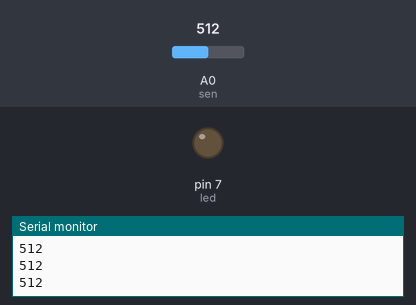
A sketch run on a simulated Arduino Uno, built with avr-gcc and run on an emulated ATmega328P. On the bench: output pins drawn as LEDs (lit = HIGH), the last lines printed to the serial monitor. The inputs (shaded band) are chosen by the test bench; at power-on: A0 (sen) = 512.

Above: at 1.2 s.
1.3 s: A0 (sen) set to 12
2.8 s: A0 (sen) set to 9
At 3.6 s:
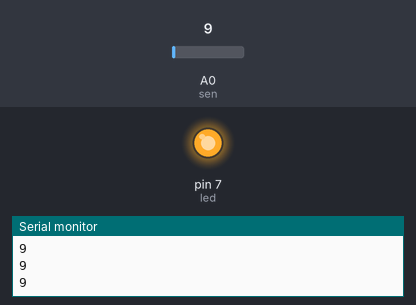
4.3 s: A0 (sen) set to 122
At 5.2 s:
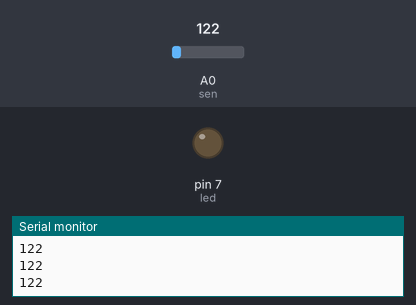
5.8 s: A0 (sen) set to 0
At 6.9 s:
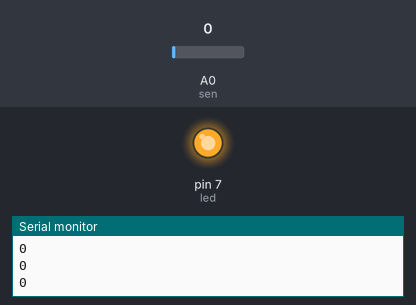
Timing chart, 0 to 8.3 s (numbered marks = the images above; inputs shaded):
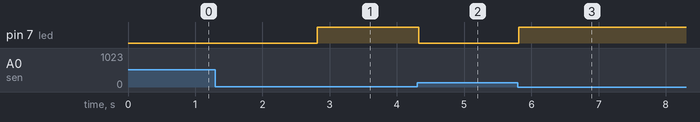

The sketch:

test.ino
```cpp
/*
 * LDR sensor
 * Author: Mohamed Alaa
 * Date: 07/02/2021
 */

/* LDR sensor input pin */
#define sen   A0

/* LED output pin */
#define led   7

/* Average value between dark & light */
#define avrVal  10

/* Delay between checking */
#define idelay  30

/* Global variable to store the sensor value */
int reading = 0;

void setup()
{
  /* Set sensor to input */
  pinMode(sen, INPUT);

  /* Set led to output */
  pinMode(led, OUTPUT);

  /* Begin serial in case printing the sensor reading value needed */
  Serial.begin(9600);
}

void loop()
{
  /* Store the sensor value */
  reading = analogRead(sen);

  /* Print the sensor value */
  Serial.println(reading);

  /* Turn the led on if the reading value is higher than the average value */
  digitalWrite(led, (reading <= avrVal));

  /* Delay */
  delay(idelay);
}
```

Measured:
- the behaviour switches between 11 and 10 on A0 (sen) (found by bisection; images 0 and 1)
- after the input at 2.8 s, pin 7 (led): LOW → HIGH at once
- after the input at 4.3 s, pin 7 (led): HIGH → LOW at once
- after the input at 5.8 s, pin 7 (led): LOW → HIGH at once
